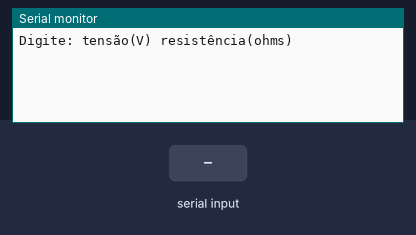
Bench run of a sketch on a simulated Arduino Uno, built with avr-gcc and run on an emulated ATmega328P. On the bench: the last lines printed to the serial monitor. Inputs (shaded band) come from the test bench.

Above: at 1.2 s.
1.3 s: "90,45\n" received over Serial
At 1.7 s:
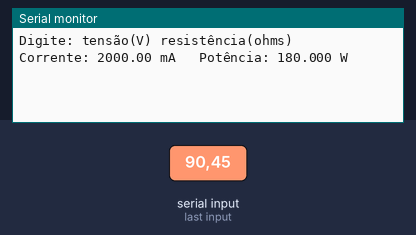
2.8 s: "30,150\n" received over Serial
At 4.0 s:
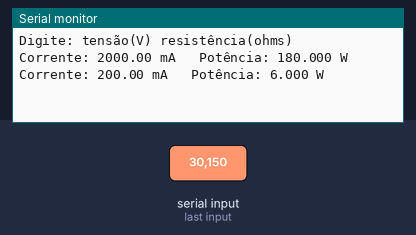

The sketch:

aula03_nivel3.ino
```cpp
// Aula 3 – Nível 3: Lei de Ohm pelo Monitor Serial
// pecas:
// Digite tensão e resistência (ex.: 12 470): a placa calcula corrente e potência
#include <Arduino.h>                                  // funções do Arduino (pinMode, digitalWrite, delay...)
void setup() {                                        // roda uma vez, quando a placa liga
  Serial.begin(9600);                                 // abre o Monitor Serial a 9600 baud
  Serial.println("Digite: tensão(V) resistência(ohms)");   // envia o texto ao Monitor Serial e quebra a linha
}

void loop() {                                         // repete para sempre
  if (Serial.available() > 0) {                       // chegou algo pela serial?
    float tensao = Serial.parseFloat();               // primeiro número
    float resistencia = Serial.parseFloat();          // segundo número
    while (Serial.available() > 0) Serial.read();     // limpa o Enter
    if (resistencia > 0) {                            // evita divisão por zero
      float corrente = tensao / resistencia;          // I = V / R
      Serial.print("Corrente: ");                     // envia o texto ao Monitor Serial
      Serial.print(corrente * 1000, 2);               // em mA
      Serial.print(" mA   Potência: ");               // envia o texto ao Monitor Serial
      Serial.print(tensao * corrente, 3);             // P = V × I
      Serial.println(" W");                           // envia o texto ao Monitor Serial e quebra a linha
    }
  }
}
```

Measured:
- after the input at 1.3 s, the serial monitor: prints a new line at once (image 1)
- after the input at 2.8 s, the serial monitor: prints a new line at once (image 2)
